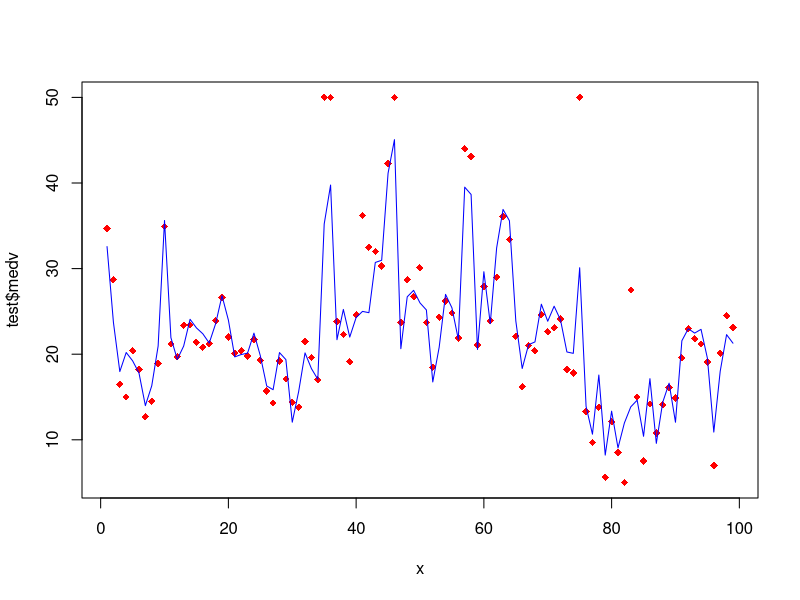
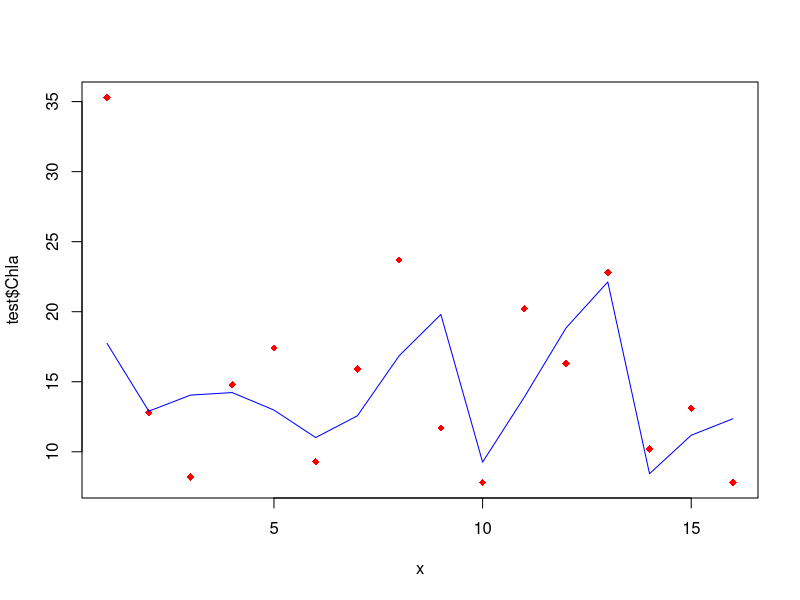

Recreate these plots in R, in order.

    # Required libraries
    library(e1071)
    library(caret)
    
    # Load data and partition
    boston = MASS::Boston
    set.seed(123)
    indexes = createDataPartition(boston$medv, p = .8, list = F)
    train = boston[indexes, ]
    test = boston[-indexes, ]
    
    # SVM regression
    model_reg = svm(medv~., data=train)
    print(model_reg)
    pred = predict(model_reg, test)
    x=1:length(test$medv)
    plot(x, test$medv, pch=18, col="red")
    lines(x, pred, lwd="1", col="blue")
    
    # accuracy check
    mae = MAE(test$medv, pred)
    rmse = RMSE(test$medv, pred)
    r2 = R2(test$medv, pred, form = "traditional")
    
    cat(" MAE:", mae, "\n", "RMSE:", rmse, "\n", "R-squared:", r2)
    
    install.packages("forecast")
    library(forecast)
    lm1 <- lm(medv~., data=train)
    accuracy(lm1)

    # paldang Chl-a 
    paldang <- read.csv("Paldang.csv")
    indexes = createDataPartition(paldang$Chla, p = .67, list = F)
    train = paldang[indexes, ]
    test = paldang[-indexes, ]
    
    # SVM regression
    model_reg = svm(Chla~., data=train)
    print(model_reg)
    pred = predict(model_reg, test)
    x=1:length(test$Chla)
    plot(x, test$Chla, pch=18, col="red")
    lines(x, pred, lwd="1", col="blue")
    
    # accuracy check
    mae = MAE(test$Chla, pred)
    rmse = RMSE(test$Chla, pred)
    r2 = R2(test$Chla, pred, form = "traditional")
    
    cat(" MAE:", mae, "\n", "RMSE:", rmse, "\n", "R-squared:", r2)
    